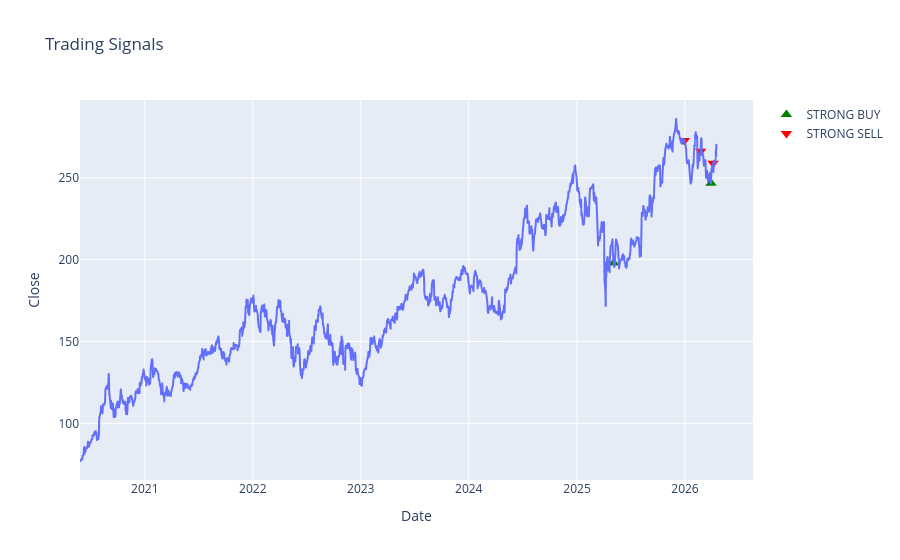

The code cell stored with this chart in its notebook:
### Code cell
buy = data[data['Final_Signal'] == 'STRONG BUY']
sell = data[data['Final_Signal'] == 'STRONG SELL']

fig = px.line(data, x=data.index, y='Close', title='Trading Signals')
fig.add_scatter(x=buy.index, y=buy['Close'], mode='markers', 
                marker=dict(symbol='triangle-up', size=10, color='green'), 
                name='STRONG BUY')
fig.add_scatter(x=sell.index, y=sell['Close'], mode='markers', 
                marker=dict(symbol='triangle-down', size=10, color='red'), 
                name='STRONG SELL')
fig.show()

### Figure 1 — Plotly figure (JSON) as saved in the notebook; plotly's stock layout.template omitted (floating-point values rounded to 4 significant figures; data arrays with more than 128 entries replaced by an {"elided": "..."} marker saying what was removed)
{"data": [{"hovertemplate": "Date=%{x}<br>Close=%{y}<extra></extra>", "legendgroup": "", "line": {"color": "#636efa", "dash": "solid"}, "marker": {"symbol": "circle"}, "mode": "lines", "name": "", "showlegend": false, "type": "scattergl", "x": {"elided": "1481 str values"}, "xaxis": "x", "y": {"elided": "1481 float values"}, "yaxis": "y"}, {"marker": {"color": "green", "size": 10, "symbol": "triangle-up"}, "mode": "markers", "name": "STRONG BUY", "type": "scatter", "x": ["2025-05-05T00:00:00", "2026-03-30T00:00:00"], "y": [198.0, 246.6]}, {"marker": {"color": "red", "size": 10, "symbol": "triangle-down"}, "mode": "markers", "name": "STRONG SELL", "type": "scatter", "x": ["2025-12-30T00:00:00", "2026-02-23T00:00:00", "2026-04-06T00:00:00"], "y": [272.8, 266.2, 258.9]}], "layout": {"legend": {"tracegroupgap": 0}, "title": {"text": "Trading Signals"}, "xaxis": {"anchor": "y", "domain": [0, 1], "title": {"text": "Date"}}, "yaxis": {"anchor": "x", "domain": [0, 1], "title": {"text": "Close"}}}}
